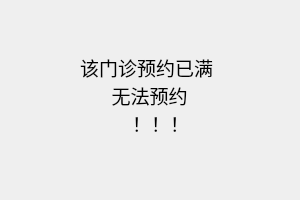
<?xml version="1.0" encoding="UTF-8"?>
<ui version="4.0">
 <class>FailOutpatientFullDlg</class>
 <widget class="QDialog" name="FailOutpatientFullDlg">
  <property name="geometry">
   <rect>
    <x>0</x>
    <y>0</y>
    <width>300</width>
    <height>200</height>
   </rect>
  </property>
  <property name="windowTitle">
   <string>Dialog</string>
  </property>
  <widget class="QLabel" name="label_warming">
   <property name="geometry">
    <rect>
     <x>80</x>
     <y>50</y>
     <width>221</width>
     <height>91</height>
    </rect>
   </property>
   <property name="font">
    <font>
     <pointsize>14</pointsize>
    </font>
   </property>
   <property name="text">
    <string>该门诊预约已满
      无法预约
         ！！！</string>
   </property>
  </widget>
 </widget>
 <resources/>
 <connections/>
</ui>
